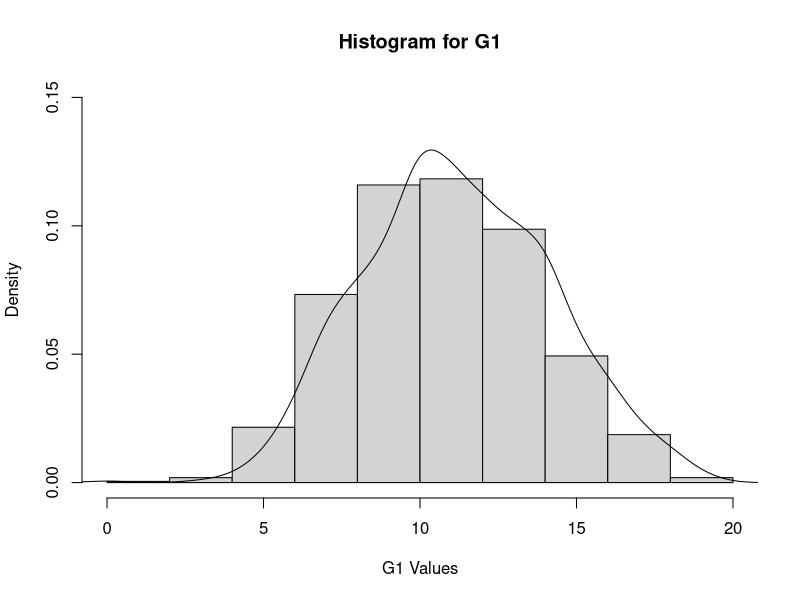
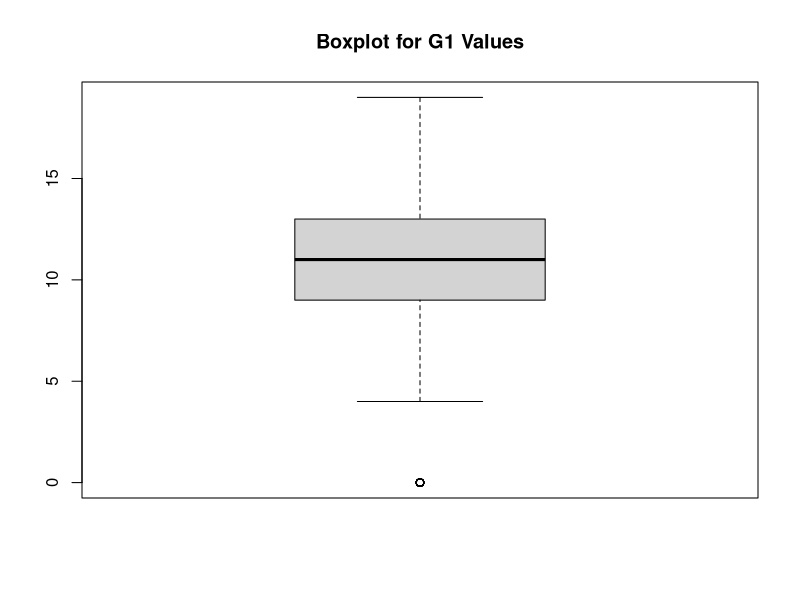
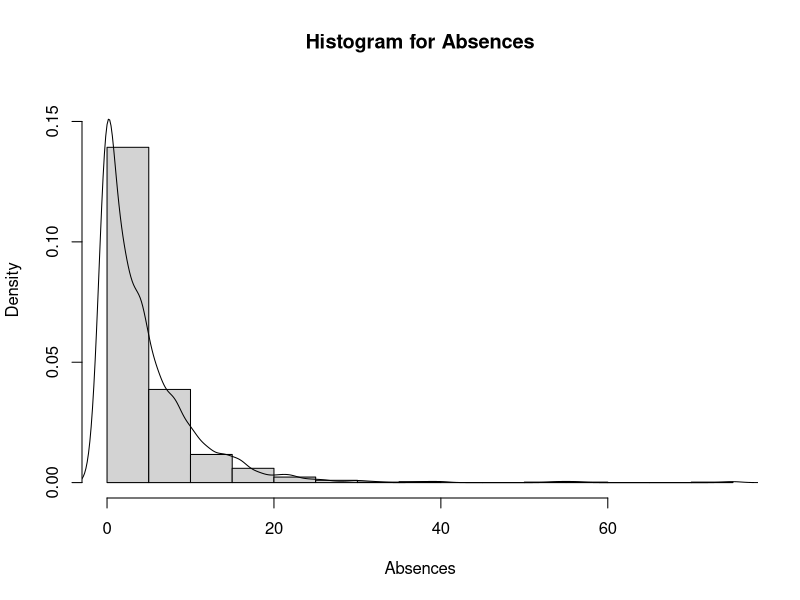
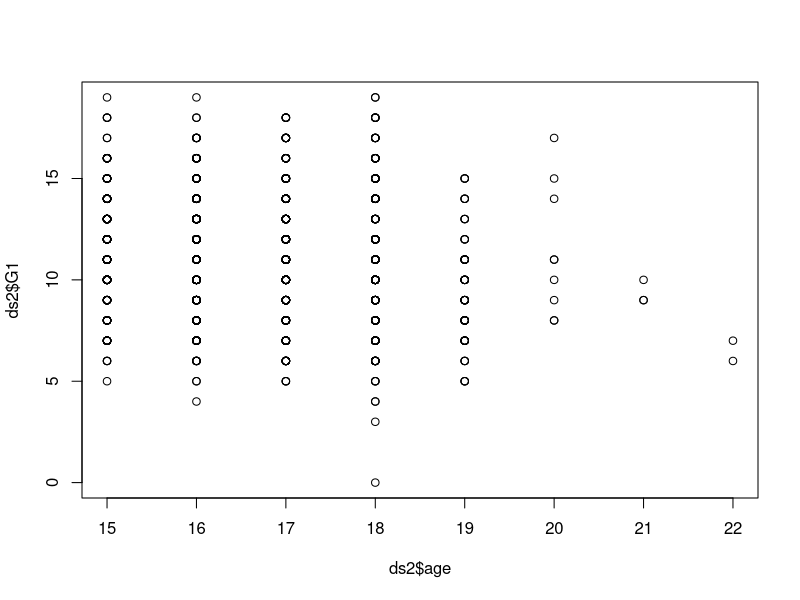
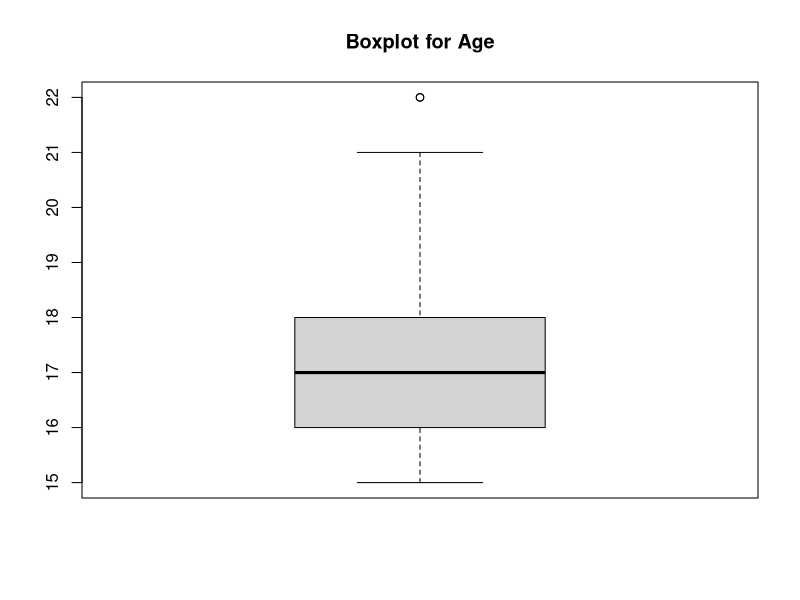
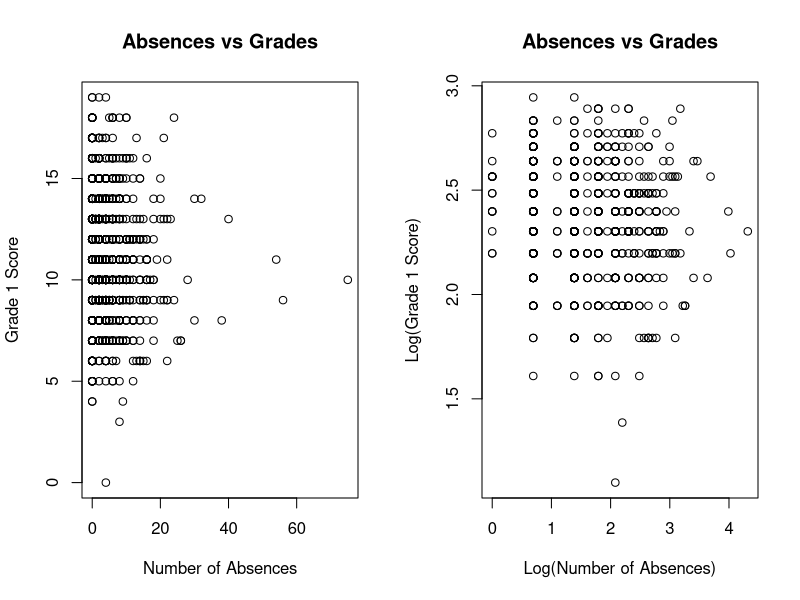
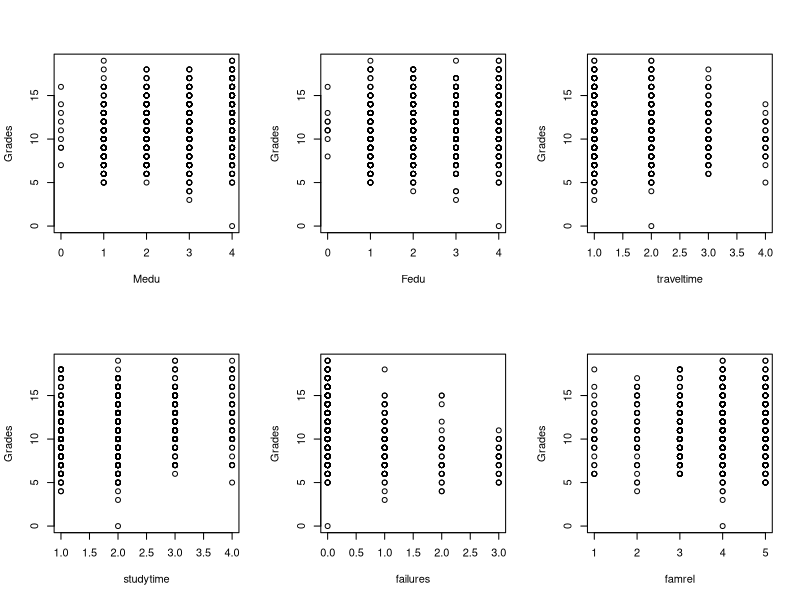
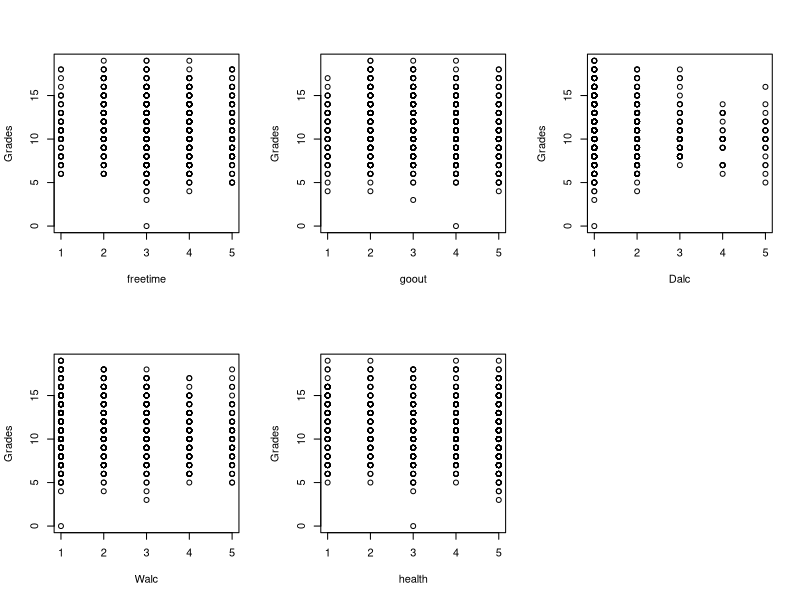

Write R code to recreate these figures, in order. (Note: this script raises an error after producing the figures.)
##########################
## EDA
##########################
rm(list = ls())
ds1=read.csv("new_student.csv",header=TRUE)
str(ds1)

summary(ds1)

ds2=na.omit(ds1)
quartz()
hist(ds2$G1, probability = T,xlab="G1 Values", main="Histogram for G1", ylim=c(0,0.15))
lines(density(ds2$G1))

boxplot(ds1$G2, main='Boxplot for G1 Values')

hist(ds2$absences, probability = T,xlab="Absences", main="Histogram for Absences", ylim=c(0,0.16))
lines(density(ds2$absences))

plot(ds2$age, ds2$G1)      
boxplot(ds1$age, main="Boxplot for Age")

#Removing 2 outliers from Age
ds3=ds2[-c(897,280),]

#install.packages("caret")
#library(caret)

str(ds3)
graphics.off()
quartz()
par(mfrow=c(1,2))
plot(ds3$G1~ds3$absences, ds3, xlab='Number of Absences', ylab='Grade 1 Score', main="Absences vs Grades")
#with(ds3,lines(lowess(ds3$absences,ds3$G1)))

plot(log(ds3$G1)~log(ds3$absences), ds3, xlab='Log(Number of Absences)', ylab='Log(Grade 1 Score)',main="Absences vs Grades")
#with(ds3,lines(lowess(ds3$absences,ds3$G1)))


names(ds3)
library(caret)
str(ds3)
graphics.off()
quartz()
par(mfrow=c(2,3))

plot(ds3$G1~Medu+Fedu + traveltime +studytime +
       failures+
       famrel+
       freetime+
       goout+
       Dalc+
       Walc+
       health,
       data=ds3, ylab="Grades")


plot(ds3$G1~Mjob+Fjob+reason+guardian+schoolsup+famsup+paid+activities+nursery+higher+internet,
     data=ds3, ylab="Grades")

graphics.off()
quartz(title = "Relationship between Grades")
par(mfrow=c(1,3))
plot(G1~G2,data=ds3, xlab="G2 Value", ylab="G1 Value")
with(ds3,lines(lowess(ds3$G2,ds3$G1)))

plot(G3~G1,data=ds3, xlab="G1 Value", ylab="G3 Value")
with(ds3,lines(lowess(ds3$G1,ds3$G3)))

plot(G3~G2,data=ds3, xlab="G2 Value", ylab="G3 Value")
with(ds3,lines(lowess(ds3$G2,ds3$G3)))

write.table(ds3, file = "student_data.tsv", sep = "\t", row.names = FALSE)
##########################################
##Linear Regression
##########################################
library(caTools)
#set.seed(123)
ds4=ds3[,1:31]
str(ds4)
nrow(ds4)

split=sample(nrow(ds4),nrow(ds4)*.75)
training_set=ds4[split,]
test_set=ds4[-split,]

reg1=lm(formula=G1~.,data=ds4)

summary(reg1)

reg2=lm(G1~ studytime+failures+schoolsup+famsup+paid+higher+Fjob+Mjob+famsize+school+goout+health+absences,ds4 )
summary(reg2)

confint(reg2)
pred = predict(reg2, test_set)

rmse=sqrt(mean((pred - test_set$G1)^2))
rmse

reg3=lm(G1~studytime+failures+schoolsup+famsup+paid+health
          +Fjob+famsize+school+goout+absences+studytime:schoolsup+Mjob*higher,ds4)
summary(reg3)

pred3=predict(reg3,test_set)
rmse3=sqrt(mean((pred3 - test_set$G1)^2))
rmse3
